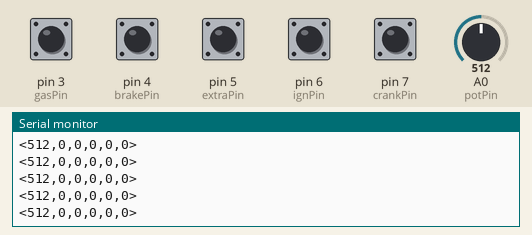
Simulated run of this sketch. Board: Arduino Uno, built with avr-gcc and run on an emulated ATmega328P. On the bench: the last lines printed to the serial monitor. The test bench sets the inputs (shaded band); at power-on: pin 3 (gasPin), pin 4 (brakePin), pin 5 (extraPin), pin 6 (ignPin), pin 7 (crankPin) HIGH, A0 (potPin) = 512.

Above: at 1.2 s.
1.3 s: A0 (potPin) set to 716
At 2.4 s:
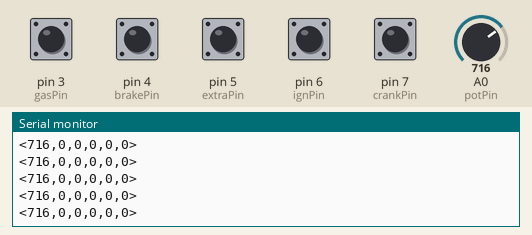
2.8 s: pin 3 (gasPin) pulled LOW for 0.15 s
4.4 s: pin 4 (brakePin) pulled LOW for 0.15 s
6.0 s: A0 (potPin) set to 0
At 7.1 s:
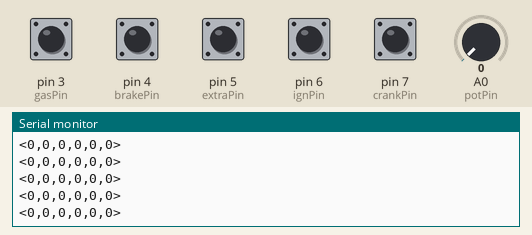
9.0 s: pin 5 (extraPin) pulled LOW for 0.15 s
10.6 s: pin 6 (ignPin) pulled LOW for 0.15 s
Timing chart, 0 to 13.2 s (numbered marks = the images above; inputs shaded):
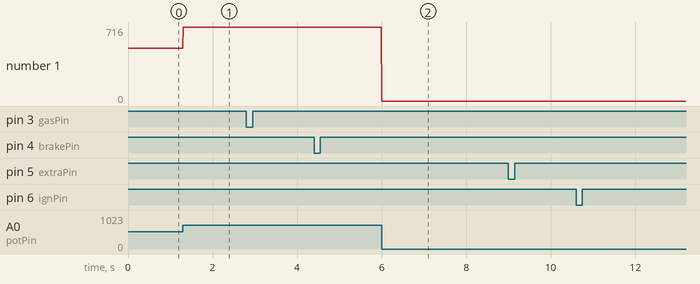

The sketch:

steering_ign_final.ino
```cpp
const int potPin = A0;   // Steering
const int gasPin = 3;    // Button 'W'
const int brakePin = 4;  // Button 'S'
const int extraPin = 5;  // Button 'X'
const int ignPin = 6;    // Ignition 'Y'
const int crankPin = 7;  // Crank 'G'

// Timer variables for non-blocking execution
unsigned long previousMillis = 0;
const long interval = 10; // Transmit data every 10 milliseconds (100Hz refresh rate)

// Debounce arrays to clean up mechanical switch noise
const int numButtons = 5;
int buttonPins[numButtons] = {gasPin, brakePin, extraPin, ignPin, crankPin};
int currentStates[numButtons] = {0, 0, 0, 0, 0};
int lastRawStates[numButtons] = {0, 0, 0, 0, 0};
unsigned long lastDebounceTime[numButtons] = {0, 0, 0, 0, 0};
const unsigned long debounceDelay = 15; // Ignore changes shorter than 15ms

void setup() {
  Serial.begin(115200);

  for (int i = 0; i < numButtons; i++) {
    pinMode(buttonPins[i], INPUT_PULLUP);
  }
}

void loop() {
  unsigned long currentMillis = millis();

  // 1. Read and Debounce all physical switches
  for (int i = 0; i < numButtons; i++) {
    int rawState = (digitalRead(buttonPins[i]) == LOW) ? 1 : 0;

    // If the switch physically moved, reset its debounce timer
    if (rawState != lastRawStates[i]) {
      lastDebounceTime[i] = currentMillis;
    }

    // If the state has been stable longer than the delay, lock it in
    if ((currentMillis - lastDebounceTime[i]) > debounceDelay) {
      currentStates[i] = rawState;
    }

    lastRawStates[i] = rawState; // Save for next loop
  }

  // 2. Transmit data exactly every 10ms (without freezing the board)
  if (currentMillis - previousMillis >= interval) {
    previousMillis = currentMillis;

    int steering = analogRead(potPin);
    int gas = currentStates[0];
    int brake = currentStates[1];
    int extra = currentStates[2];
    int rawIgn = currentStates[3];
    int rawCrank = currentStates[4];

    // Ignition overlap logic masking
    int ignOut = 0;
    int crankOut = 0;
    if (rawCrank == 1) {
      ignOut = 0;
      crankOut = 1;
    } else if (rawIgn == 1) {
      ignOut = 1;
      crankOut = 0;
    }

    // Wrap data in < > brackets to guarantee clean packet reading
    Serial.print("<");
    Serial.print(steering); Serial.print(",");
    Serial.print(gas); Serial.print(",");
    Serial.print(brake); Serial.print(",");
    Serial.print(extra); Serial.print(",");
    Serial.print(ignOut); Serial.print(",");
    Serial.print(crankOut);
    Serial.println(">");
  }
}
```

Measured:
- after the input at 1.3 s, the serial monitor: prints a new line at once (image 1)
- after the input at 6.0 s, the serial monitor: prints a new line at once (image 2)
- plotted number 1: 512 → 716 after the input at 1.3 s
